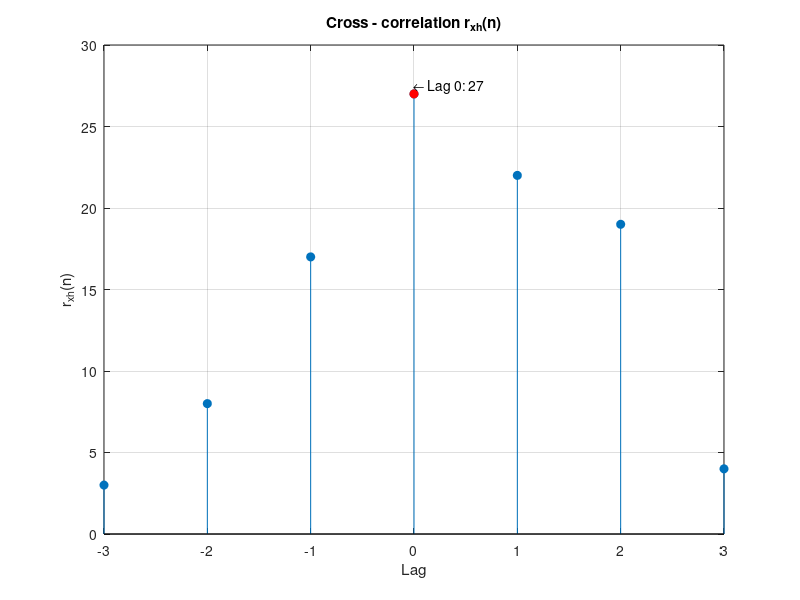

MATLAB code to generate this figure:
clc

% MATLAB program to find the cross-correlation between two sequences

% Hardcoded sequences
x = [1, 2, 3, 4];  % First sequence x(n)
h = [1, 4, 2, 3];     % Second sequence h(n)

% Perform cross-correlation using the xcorr() function
r_xh = xcorr(x, h);

% Define the lags for plotting
lags = -(length(h)-1):(length(x)-1);

% Display the sequences and cross-correlation result
disp('The first sequence x(n) is: ');
disp(x);
disp('The second sequence h(n) is: ');
disp(h);
disp('The cross-correlation result r_xh(n) = xcorr(x(n), h(n)) is: ');
disp(r_xh);

% Plot the cross-correlation result
stem(lags, r_xh, 'filled');
title('Cross - correlation r_{xh}(n)');
xlabel('Lag');
ylabel('r_{xh}(n)');
grid on;

% Mark the point at lag 0 for clarity
hold on;
[~, lag0_idx] = max(lags == 0);
plot(0, r_xh(lag0_idx), 'ro', 'MarkerFaceColor', 'r');
text(0, r_xh(lag0_idx), ['\leftarrow Lag 0: ', num2str(r_xh(lag0_idx))], 'VerticalAlignment', 'bottom');
hold off;
